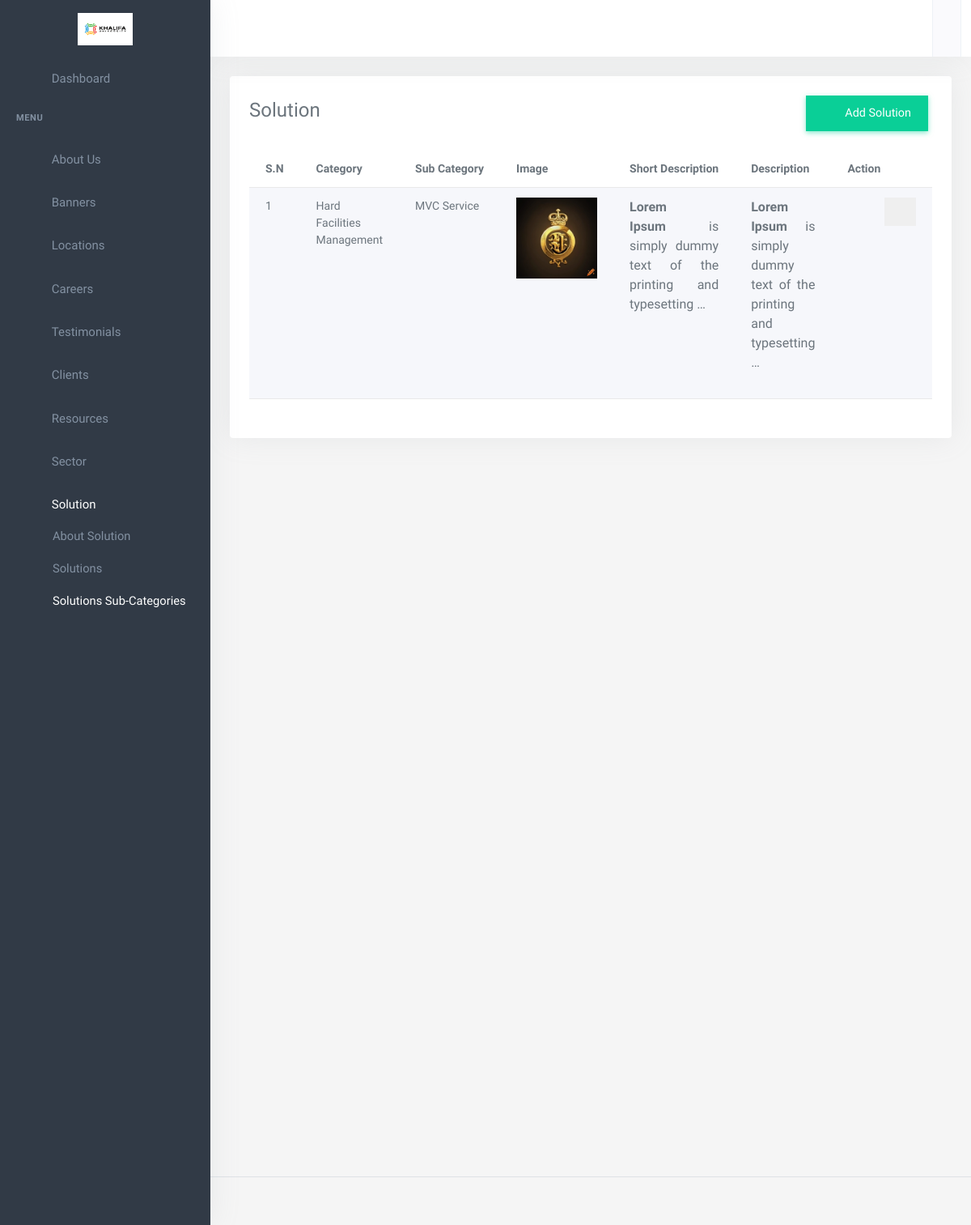
Page /dashboard/solution/sub-category on the earlier database version.
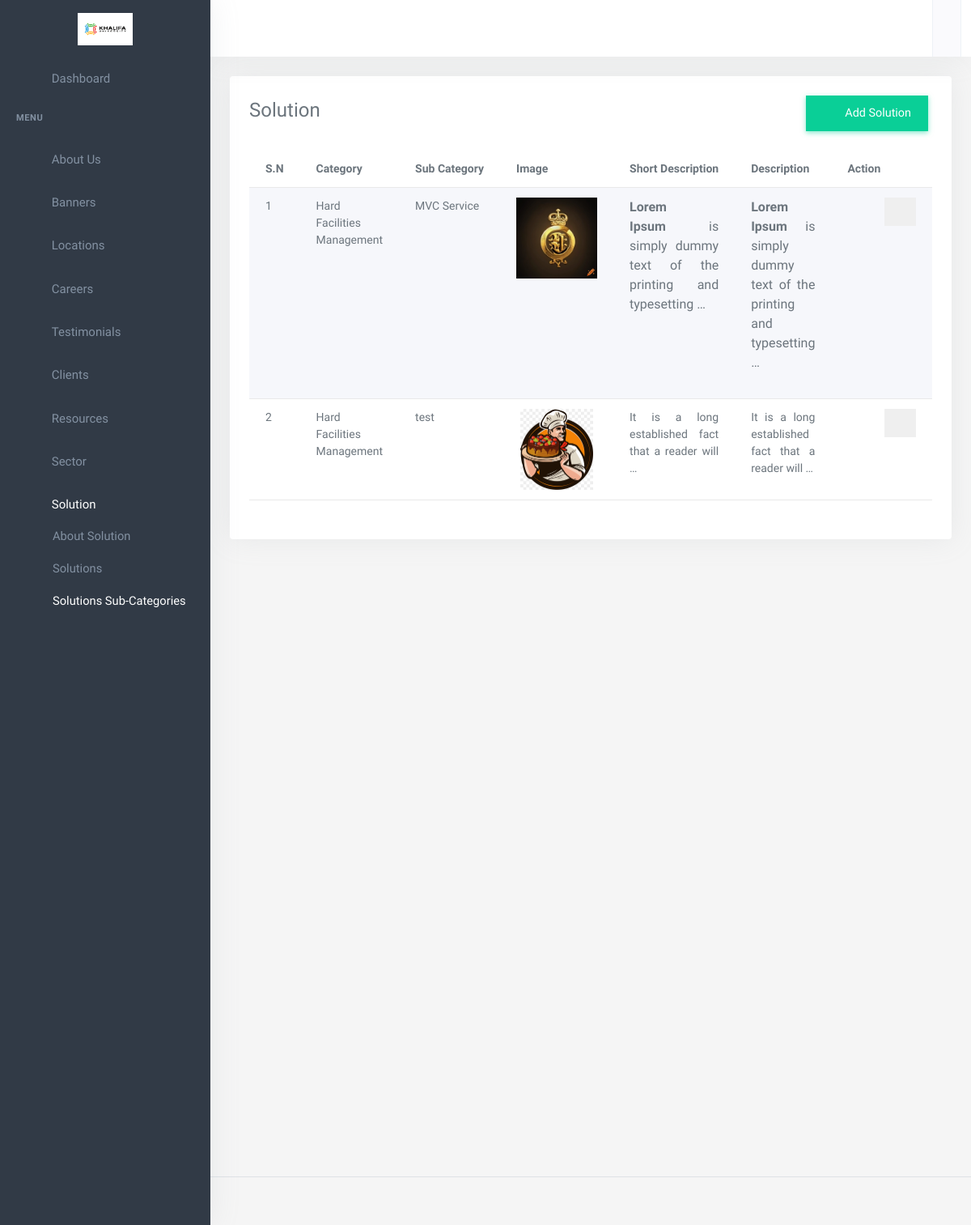
Same page on the later database version.
### app/models.py (models this page shows, shortened)
class SolutionSubCategory(models.Model):
    category = models.ForeignKey(Solutions, on_delete= models.CASCADE, related_name='solution_sub_category')
    sub_category_name = models.CharField(max_length=150)
    image = models.ImageField(verbose_name=' Main Image',upload_to='solutionimages/')
    short_descriptions = RichTextField(verbose_name='Short Descriptions')
    descriptions = RichTextField(verbose_name='Enter descriptions')
    slug = AutoSlugField(populate_from='sub_category_name', unique=True, default=None)

class Solutions(models.Model):
    icon_image = models.ImageField(verbose_name='Solution Icon Image',upload_to='solutionimages/')
    image = models.ImageField(verbose_name='Solution Main Image',upload_to='solutionimages/')
    title = models.CharField(verbose_name='Solution Name',max_length=150)
    short_descriptions = models.TextField(verbose_name='Enter short descriptions', max_length=300)
    descriptions = RichTextField(verbose_name='Enter descriptions')
    slug = AutoSlugField(populate_from='title', unique=True, default=None)
    class Meta:
        ordering =['id']
        verbose_name='Solution'
        verbose_name_plural = 'Solutions'
    def __str__(self) -> str:
        return self.title

### app2/views.py (the view)
# urls.py: path('solution/sub-category',SolutionSubCategoryListView.as_view(), name='solution_sub_category'),
class SolutionSubCategoryListView(generic.ListView):
    model = SolutionSubCategory
    template_name ='app2/solution_sub_category.html'
    context_object_name ='solution_sub_categories'

### app/context_processor.py (called while the page is built)
def solutions(request):
    solutions_data = Solutions.objects.all()
    context = {
        'solution_category': solutions_data
    }
    return context

def sectors(request):
    secots_all = Sector.objects.all()
    context = {
        'secotrs':secots_all
    }
    return context

def career_category(request):
    categories = Category.objects.all()
    return({
        'careers_categories':categories
    })

def organizationsetting(request):
    organization_setting = OrganizationSetting.objects.first()
    return ({
        'organization_settings': organization_setting
    })

def locations(request):
    all_office_locations = Office.objects.all()[:5]
    return({
        'office_locations':all_office_locations
    })

### app2/templates/app2/solution_sub_category.html (shortened to what the changed rows need)
{% extends 'app2/base.html' %}
{% load static %}
{% block body %}
<div class="content-page">
    <div class="content">
        <div class="container-fluid">
            <div class="row pt-3">
                <div class="col-12">
                    <div class="card">
                        <div class="card-body">
                            <div class="tab-content ">
                                <table id="datatable-buttons" class="table table-striped dt-responsive nowrap w-100 ">
                                    <thead>
                                        <tr>
                                            <th >S.N</th>
                                            <th>Category</th>
                                            <th class="text-nowrap">Sub Category</th>
                                            <th>Image</th>
                                            <th class="text-nowrap">Short Description</th>
                                            <th>Description</th>
                                            <th style="width: 170px;">Action</th>
                                        </tr>
                                    </thead>
                                    <tbody>
                                    {%for solution in solution_sub_categories %}
                                    <tr>
                                        <td>
                                            {{forloop.counter}}
                                        </td>
                                        <td style="width:auto; text-align:justify;">
                                            {{solution.category}}
                                        </td>
                                        <td style="width:auto; text-align:justify;">
                                            {{solution.sub_category_name}}
                                        </td>
                                        <td>
                                            <div class="image-gallery" >
                                                <img class="thumbnail object-fit-contain " src="{{solution.image.url}}" style="height: 100px; width: 100px;" alt="Thumbnail Image">
                                            </div>
                                        </td>
                                        <td style="width:auto; text-align:justify;">
                                            {{solution.short_descriptions|safe|truncatewords:10}}
                                        </td>
                                        <td style="width:auto; text-align:justify;">
                                            {{solution.descriptions|safe|truncatewords:10}}
                                        </td>
                                        <td>
                                            <a href="{% url 'dashboard:solution_sub_category_update' solution.slug %}" class="action-icon"> <i class="mdi mdi-square-edit-outline"></i></a>
                                            <button type="button"  data-bs-toggle="modal" data-bs-target="#solutionDeleteModal_{{solution.id}}" class="border-0 text-danger float-end rounded-0">
                                                <i class="mdi mdi-delete"></i>
                                            </button>
                                        </td>
                                    </tr>
                                    {%endfor%}
                                    </tbody>
                                </table>
                            </div>
                        </div>
                    </div>
                </div>
            </div>
        </div>
    </div>
</div>
{%endblock%}

Differences in the rows shown:
added SolutionSubCategory: category "Hard Facilities Management", sub_category_name "test", image (picture), short_descriptions "It is a long established fact that a reader will …", descriptions "It is a long established fact that a reader will …"
